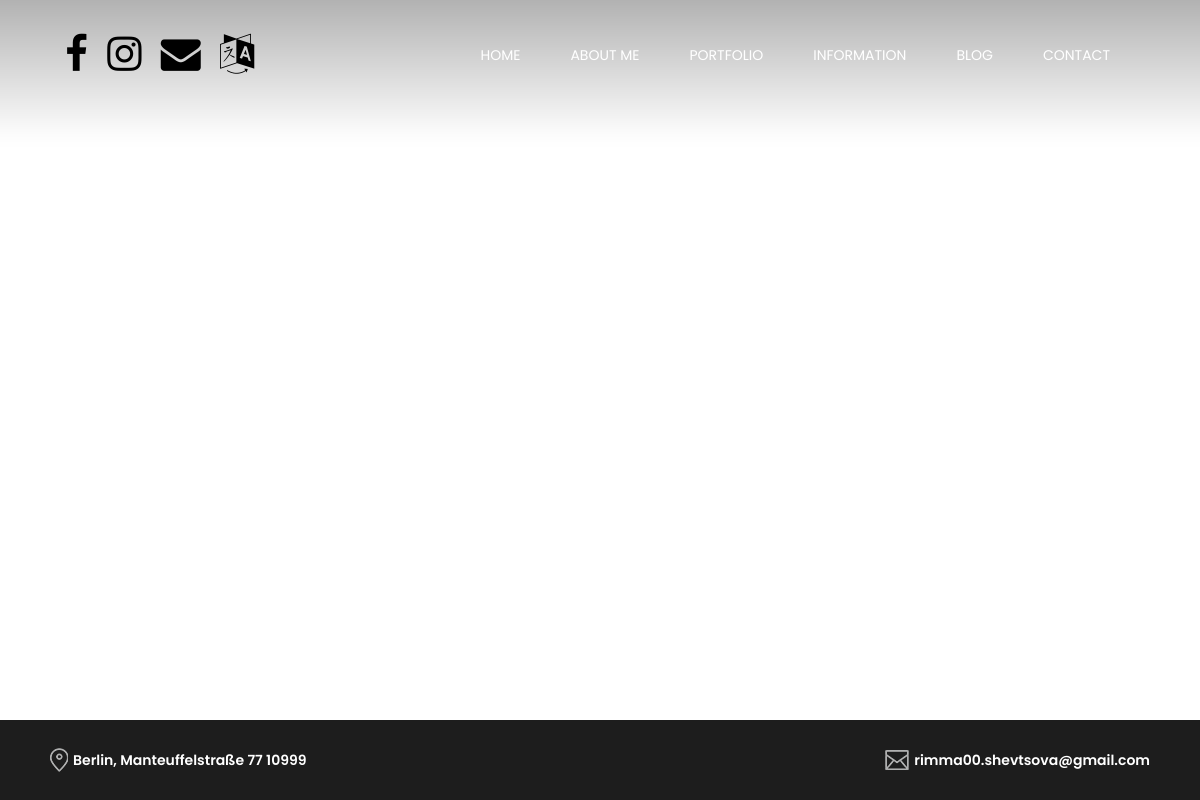
Before: /en/blog/ with the older database file.
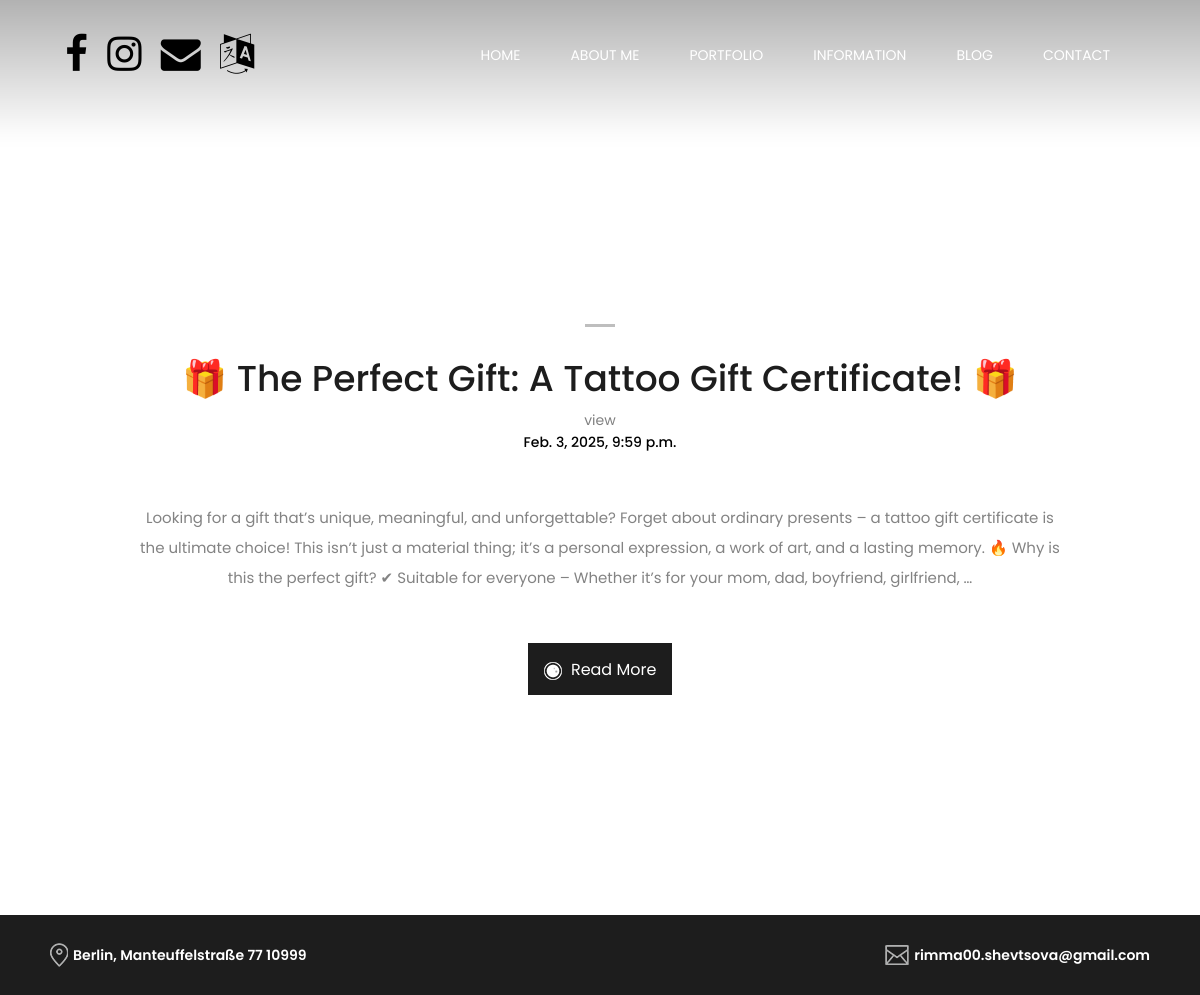
After: the same page with the newer database file.
### blog/models.py (models this page shows, shortened)
class Post(models.Model):
    objects = models.Manager()
    published = PublishedManager()
    class Status(models.TextChoices):
        DRAFT = 'DF', 'Draft'
        PUBLISHED = 'PB', 'Published'
    title = models.CharField(max_length=200)
    slug = models.SlugField(unique=True, blank=True, )
    content = models.TextField()
    created_at = models.DateTimeField(auto_now_add=True)
    updated_at = models.DateTimeField(auto_now=True)
    status = models.CharField(max_length=2, choices=Status.choices, default=Status.DRAFT)
    image = models.ImageField(upload_to="images/", blank=True, null=True)
    views = models.IntegerField(default=0, )
    class Meta:
        ordering = ['-created_at']
    def get_absolute_url(self):
        return reverse("post_detail", kwargs={"slug": self.slug})

### blog/views.py (the view)
# urls.py: path('', views.blog, name='blog'),
def blog(request):
    posts = Post.published.all()
    return render(request, 'blog/blog.html', {'posts': posts})

### blog/models.py (called while the page is built)
    def get_queryset(self):
        return super().get_queryset().filter(status=Post.Status.PUBLISHED)

### blog/templates/blog/blog.html (shortened to what this page needs)
{%extends 'base.html'%}
{%load static%}
{%block content%}
    <section class="blog-area section_padding_100 mt-100">
        <div class="container">
            <div class="row justify-content-center">
                <div class="col-10">
                     {%for post in posts%}
                      <div class="single-blog-area text-center mb-100 wow fadeInUpBig" data-wow-delay="100ms" data-wow-duration="1s">
                        <div class="blog-thumbnail mb-100">
                        </div>
                        <div class="blog-content">
                            <span></span>
                            <h2>{{post.title}}</h2>
                            <a href="#" style="color:grey;">{{post.view}} view{{post.view|pluralize}}</a>
                            <a href="#" class="post-date">{{post.created_at}}</a>
                            <p>{{ post.content|truncatewords:60|linebreaks }}</p>
                            <a href="{{post.get_absolute_url}}"  class="btn studio-btn"><img src="{%static 'img/core-img/logo-icon.png'%}" alt=""> Read More</a>
                        </div>
                      </div>
                    {%endfor%}
                </div>
            </div>
            <div class="row">
                <div class="col-12">
                </div>
            </div>
        </div>
    </section>
{%endblock%}

Changed rows visible on the page:
now on this page (row edited): Post: title "🎁 The Perfect Gift: A Tattoo Gift Certificate! 🎁", created_at "Feb. 3, 2025, 9:59 p.m.", content "Looking for a gift that’s unique, meaningful, and unforgettable? Forget about ordinary presents – a tattoo gift certificate is the ultimate choice! This isn’t just a material thing; it’s a personal expression, a work of art, and a lasting memory. 🔥 Why is this the perfect gift? ✔ Suitable for everyone – Whether it’s for your mom, dad, boyfriend, girlfriend, …"
